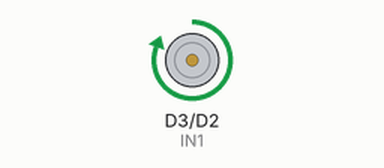
A sketch run on a simulated ESP8266 (NodeMCU). Parts: motor-driver pin pairs drawn as motors (green arrow = first pin HIGH = forward, orange = second pin HIGH = backward, longer = more drive).

Above: at 5.0 s.
At 10.5 s:
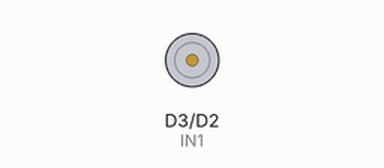
At 16.0 s:
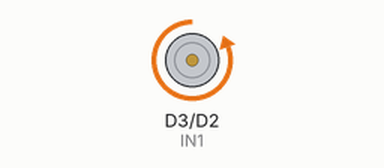
Timing chart, 0 to 28.6 s (numbered marks = the images above):
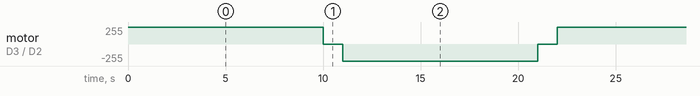

Measured:
- by itself, motor on D3 (IN1) / D2 (IN2): repeats every 22.0 s: stopped 1.0 s, backward 255/255 10.0 s, stopped 1.0 s, forward 255/255 10.0 s

The sketch:

motor_test.ino
```cpp
#define IN1 D3
#define IN2 D2

void motorForward() {
  digitalWrite(IN1, HIGH);
  digitalWrite(IN2, LOW);
}

void motorReverse() {
  digitalWrite(IN1, LOW);
  digitalWrite(IN2, HIGH);
}

void motorStop() {
  digitalWrite(IN1, LOW);
  digitalWrite(IN2, LOW);
}

void setup() {
  pinMode(IN1, OUTPUT);
  pinMode(IN2, OUTPUT);
}

void loop() {
  motorForward();
  delay(10000);

  motorStop();
  delay(1000);   // 정지 시간 — 필요에 따라 조정

  motorReverse();
  delay(10000);

  motorStop();
  delay(1000);
}
```
